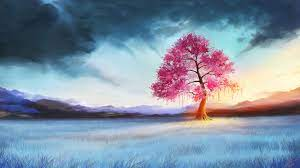
#> input picture Imgs/nature.jpg, 300 x 168 px
$ python read_display_save_gray_thread.py
#> lines starting #> are read from the running program, lines starting #| are printed output that depends on the picture; after the words box and inside, x2 and y2 are one past the last pixel; in counts of white or black regions, pixels touching at a corner belong together
import cv2
import random
import matplotlib.pyplot as plt

# 读取图像
image = cv2.imread('../Imgs/nature.jpg')
#> image is the input picture: shape (168, 300, 3); mean B, G, R 162.5, 144, 128.1
# 图像灰度化
Img_Gray = cv2.cvtColor(image, cv2.COLOR_BGR2GRAY)
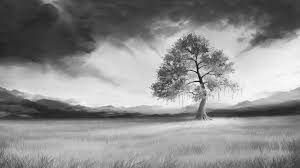
#> Img_Gray: shape (168, 300); min 6, max 252, mean 141.4
# 图像二值化
def threshold_demo(image):
    gray = cv2.cvtColor(image, cv2.COLOR_RGB2GRAY)  # 要二值化图像，要先进行灰度化处理
    ret, binary = cv2.threshold(gray, 0, 255, cv2.THRESH_BINARY | cv2.THRESH_OTSU)
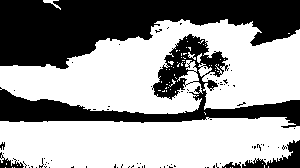
#> binary: shape (168, 300); 60.6% white; 86 black regions (80 under 20 px), largest, box (x1, y1, x2, y2) and area: (0, 0, 300, 69) 12271, (0, 34, 300, 128) 6472, (242, 140, 300, 168) 628, (0, 152, 24, 168) 152, (222, 162, 241, 168) 69, (0, 142, 5, 150) 24
#> ret = 136
    return binary
binary = threshold_demo(image)

plt.subplot(131)
plt.title("original img")
plt.imshow(image)

plt.subplot(132)
plt.title('gray')
plt.imshow(Img_Gray, cmap='gray')

plt.subplot(133)
plt.title('binary')
plt.imshow(binary, cmap='gray')

plt.show()
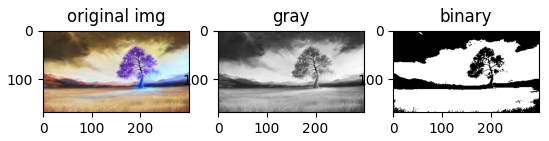
#> figure drawn by matplotlib, 3 panels; B, G, R data is drawn as R, G, B

$ run again, with Imgs/chaers.jpg copied over Imgs/nature.jpg
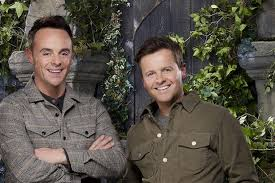
#> input picture Imgs/chaers.jpg, 275 x 183 px
#> image is the input picture: shape (183, 275, 3); mean B, G, R 70.4, 80.5, 86.4
#> in threshold_demo, `ret, binary = cv2.threshold(gray, 0, 255, cv2.THRESH_BINARY | cv2.THRE..`:
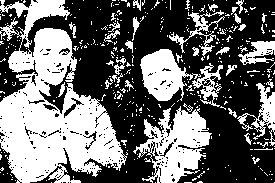
#> binary: shape (183, 275); 42.2% white; 387 white regions (348 under 20 px), largest, box (x1, y1, x2, y2) and area: (0, 0, 127, 183) 11951, (133, 106, 212, 183) 3100, (140, 49, 201, 101) 1664
#> ret = 83
#> `plt.show()`:
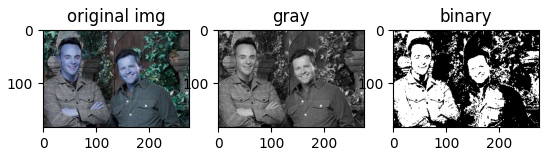
#> figure drawn by matplotlib, 3 panels; B, G, R data is drawn as R, G, B
